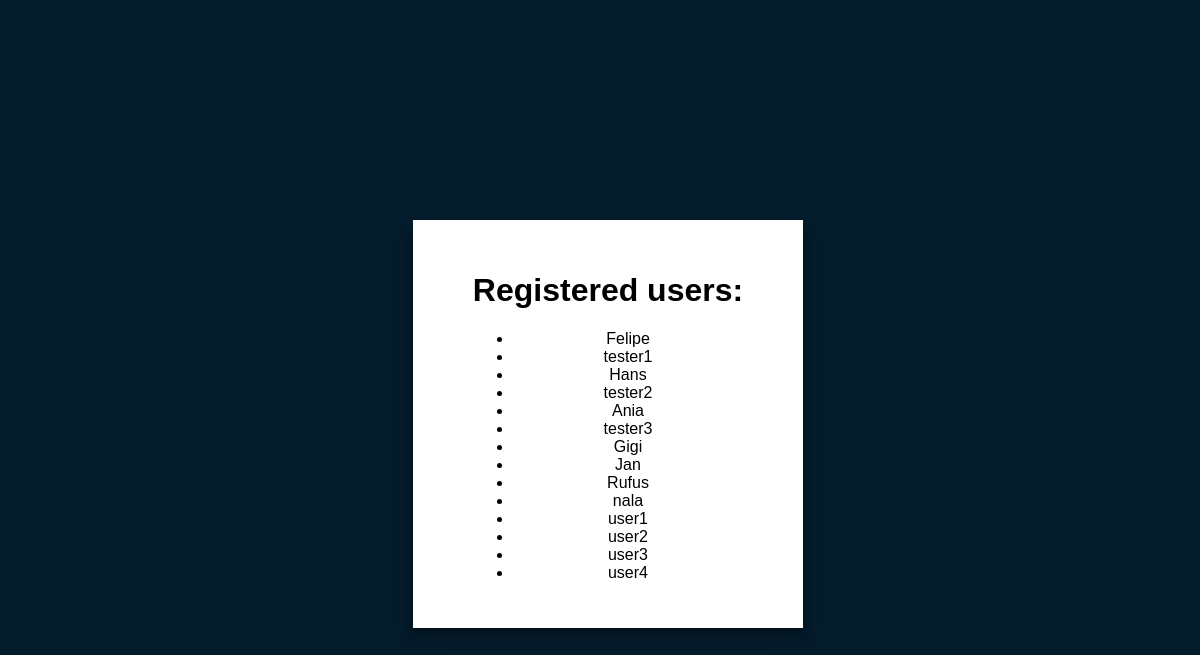
The page /users (signed in) on the database as committed earlier.
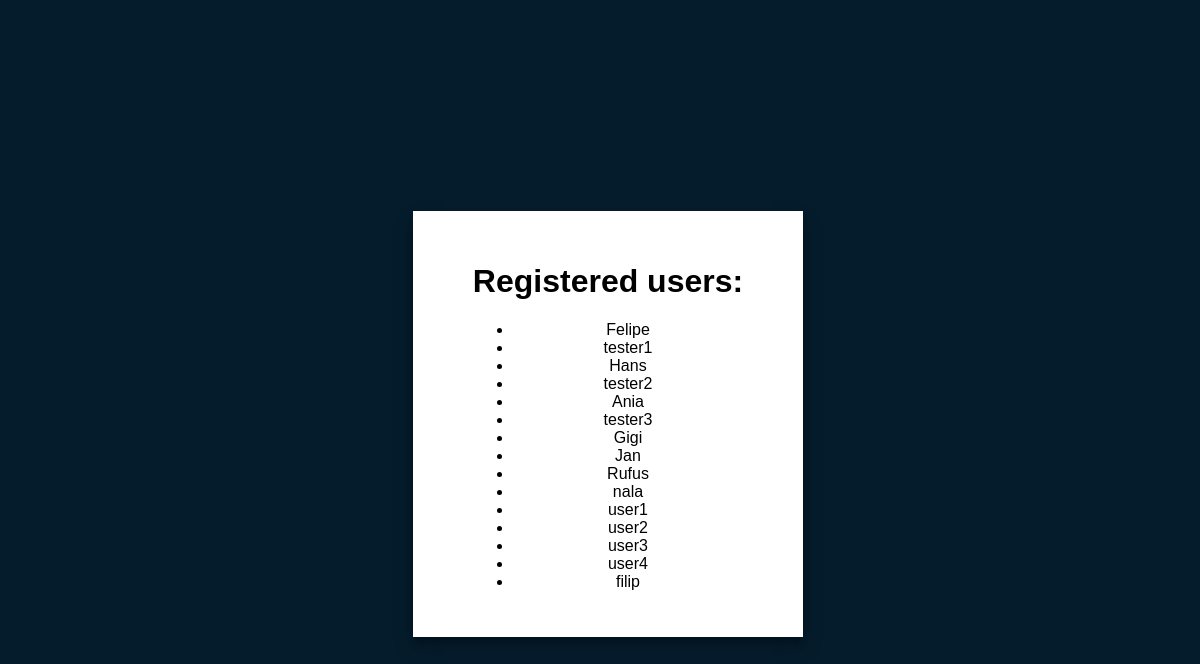
The same page on the database as committed later.
### tables this page shows
CREATE TABLE 'users' ('id' INTEGER PRIMARY KEY, 'name' VARCHAR(255), 'password_hash' VARCHAR(512));

### app.py (the view)
@app.route("/users", methods=["GET", "POST"])
@login_required
def users():
    rows = db.execute("SELECT * FROM users")
    return render_template("users.html", rows=rows)

### app.py (called while the page is built)
@app.after_request
def after_request(response):
    response.headers["Cache-Control"] = "no-cache, no-store, must-revalidate"
    response.headers["Expires"] = 0
    response.headers["Pragma"] = "no-cache"
    return response

def login_required(f):
    @wraps(f)
    def decorated_function(*args, **kwargs):
        if session.get("user_id") is None:
            return redirect("/login")
        return f(*args, **kwargs)
    return decorated_function

### templates/users.html
{% extends "secondaryLayout.html" %}
{% block body %}
<h1>Registered users:</h1>
<ul>
    {% for row in rows %}
        <li>{{ row["name"] }}</li>
    {% endfor %}
</ul>
{% endblock %}

### templates/secondaryLayout.html (shortened to what this page needs)
<!DOCTYPE html>
<head>
    <link href='/static/styles/loginStyles.css' rel="stylesheet">
</head>
<body>
<div class="container">
	<div class='loginBox'>
            {%block body%}{%endblock%}
	</div>
</div>
</body>

### static/styles/loginStyles.css (style rules this page uses)
body { background-color: var(--acc1); font-family:sans-serif; }
.container { height:100%; width:100%; position: absolute; display:flex; }
.loginBox { margin:auto; padding: 30px 60px; text-align: center; background-color: white; box-shadow: 0 10px 20px rgba(0,0,0,0.19), 0 6px 6px rgba(0,0,0,0.23); }

Rows that differ between the two databases and show on the page:
added users: name "filip"
